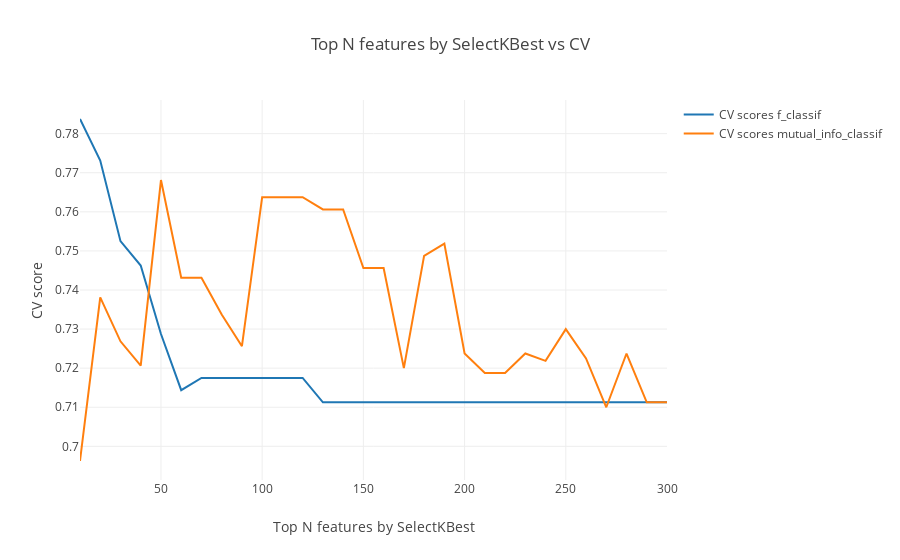

Notebook source saved alongside this figure:
### Code cell
data = [go.Scatter(
        x = list(range(10, 301, 10)),
        y = scores_dict['f_classif'],
        name = 'CV scores f_classif'
    ), go.Scatter(
        x = list(range(10, 301, 10)),
        y = scores_dict['mutual_info_classif'],
        name = 'CV scores mutual_info_classif')]
layout = go.Layout(dict(title = "Top N features by SelectKBest vs CV",
                  xaxis = dict(title = 'Top N features by SelectKBest'),
                  yaxis = dict(title = 'CV score'),
                  ))
py.iplot(dict(data=data, layout=layout), filename='basic-line')

### Figure 1 — Plotly figure (JSON) as saved in the notebook; plotly's stock layout.template omitted (floating-point values rounded to 4 significant figures)
{"data": [{"name": "CV scores f_classif", "type": "scatter", "uid": "78bb0b57-9519-4509-940f-7ffb6e8c2051", "x": [10, 20, 30, 40, 50, 60, 70, 80, 90, 100, 110, 120, 130, 140, 150, 160, 170, 180, 190, 200, 210, 220, 230, 240, 250, 260, 270, 280, 290, 300], "y": [0.7838, 0.7731, 0.7525, 0.7463, 0.7288, 0.7144, 0.7175, 0.7175, 0.7175, 0.7175, 0.7175, 0.7175, 0.7112, 0.7112, 0.7112, 0.7112, 0.7112, 0.7112, 0.7112, 0.7112, 0.7112, 0.7112, 0.7112, 0.7112, 0.7112, 0.7112, 0.7112, 0.7112, 0.7112, 0.7112]}, {"name": "CV scores mutual_info_classif", "type": "scatter", "uid": "79c2fd72-ddd6-4663-b164-ee42bbad39f9", "x": [10, 20, 30, 40, 50, 60, 70, 80, 90, 100, 110, 120, 130, 140, 150, 160, 170, 180, 190, 200, 210, 220, 230, 240, 250, 260, 270, 280, 290, 300], "y": [0.6963, 0.7381, 0.7269, 0.7206, 0.7681, 0.7431, 0.7431, 0.7338, 0.7256, 0.7637, 0.7637, 0.7637, 0.7606, 0.7606, 0.7456, 0.7456, 0.72, 0.7488, 0.7519, 0.7238, 0.7188, 0.7188, 0.7238, 0.7219, 0.73, 0.7225, 0.71, 0.7238, 0.7112, 0.7112]}], "layout": {"title": {"text": "Top N features by SelectKBest vs CV"}, "xaxis": {"title": {"text": "Top N features by SelectKBest"}}, "yaxis": {"title": {"text": "CV score"}}}}
